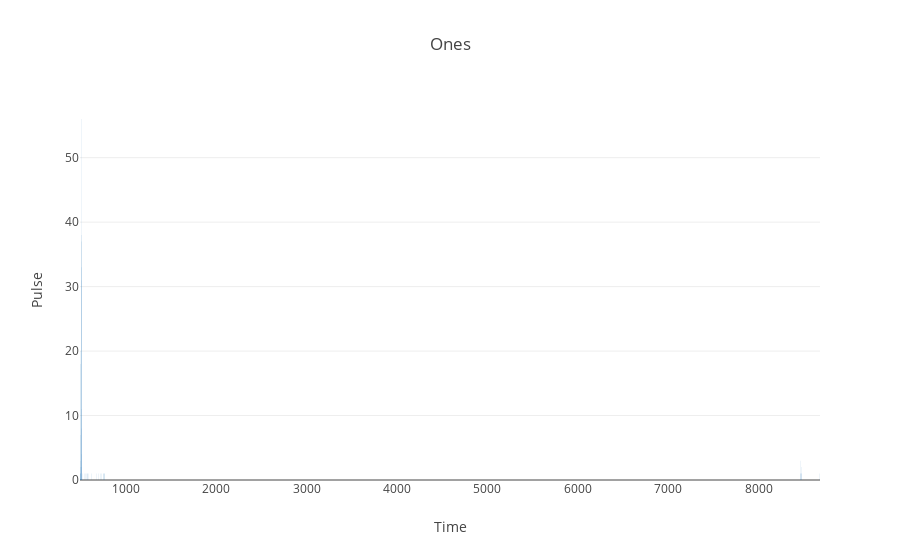
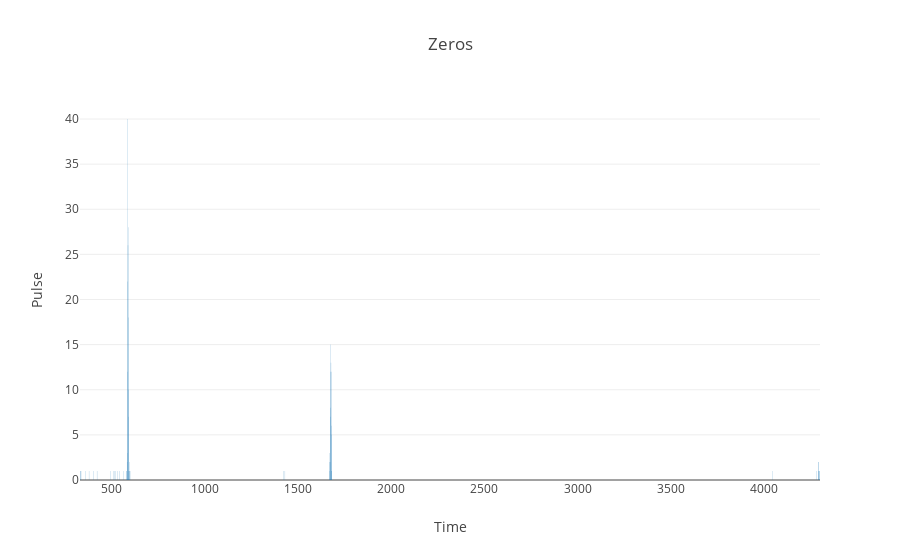

These figures' notebook cell, in order:
### Code cell
def plot_stats(distrib, title):
    graph = {
        "layout": {
            "title": title,
            "xaxis": {
                "title": "Time"
            },
            "yaxis": {
                "title": "Pulse"
            }
        },
        "data": [
            {
    
                "x": distrib.index.values,
                "y": distrib.value,
                "type": "bar"
            }
        ]
    }
    iplot(graph)

plot_stats(stat_ones, "Ones")
plot_stats(stat_zeros, "Zeros")

### Figure 1 — Plotly figure (JSON) as saved in the notebook; plotly's stock layout.template omitted (floating-point values rounded to 4 significant figures)
{"data": [{"type": "bar", "x": [495, 498, 500, 501, 502, 503, 504, 505, 506, 507, 508, 509, 510, 511, 512, 513, 514, 525, 542, 554, 566, 575, 579, 589, 620, 678, 695, 717, 736, 753, 757, 760, 764, 765, 8461, 8464, 8465, 8470, 8474, 8475, 8677], "y": [1, 1, 1, 2, 3, 7, 18, 20, 37, 38, 33, 56, 31, 11, 8, 4, 2, 1, 1, 1, 1, 1, 1, 1, 1, 1, 1, 1, 1, 1, 1, 1, 1, 1, 1, 3, 1, 2, 1, 1, 1]}], "layout": {"title": "Ones", "xaxis": {"title": "Time"}, "yaxis": {"title": "Pulse"}}}

### Figure 2 — Plotly figure (JSON) as saved in the notebook; plotly's stock layout.template omitted (floating-point values rounded to 4 significant figures)
{"data": [{"type": "bar", "x": [331, 332, 336, 360, 379, 401, 422, 496, 510, 517, 521, 533, 542, 564, 579, 582, 583, 584, 585, 586, 587, 588, 589, 590, 591, 592, 593, 594, 595, 598, 599, 1424, 1430, 1669, 1670, 1671, 1672, 1673, 1674, 1675, 1676, 1677, 1678, 1679, 1680, 1681, 1682, 4046, 4284, 4292, 4293, 4294, 4295, 4297, 4300], "y": [1, 1, 1, 1, 1, 1, 1, 1, 1, 1, 1, 1, 1, 1, 1, 1, 2, 3, 12, 22, 40, 26, 18, 28, 10, 7, 1, 1, 2, 1, 1, 1, 1, 1, 3, 2, 2, 8, 15, 7, 12, 13, 12, 6, 5, 1, 1, 1, 1, 1, 2, 2, 1, 1, 1]}], "layout": {"title": "Zeros", "xaxis": {"title": "Time"}, "yaxis": {"title": "Pulse"}}}
